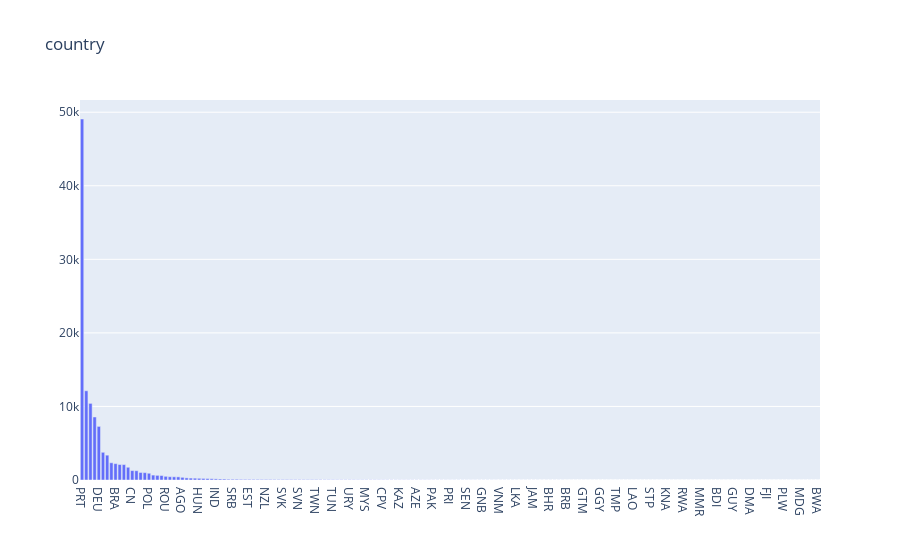

The code cell stored with this chart in its notebook:
### Code cell
#宿泊客がどこの国だったかの可視化
trace=go.Bar(
                        x=df['country'].value_counts().index,
                        y=df['country'].value_counts(),
                        name='Country')
layout=go.Layout(title='country',
                                legend=dict(orientation='h'))

data=[trace]
fig=go.Figure(data,layout)
iplot(fig)

### Figure 1 — Plotly figure (JSON) as saved in the notebook; plotly's stock layout.template omitted (floating-point values rounded to 4 significant figures; data arrays with more than 128 entries replaced by an {"elided": "..."} marker saying what was removed)
{"data": [{"name": "Country", "type": "bar", "x": {"elided": "177 str values"}, "y": {"elided": "177 int values"}}], "layout": {"legend": {"orientation": "h"}, "title": {"text": "country"}}}
